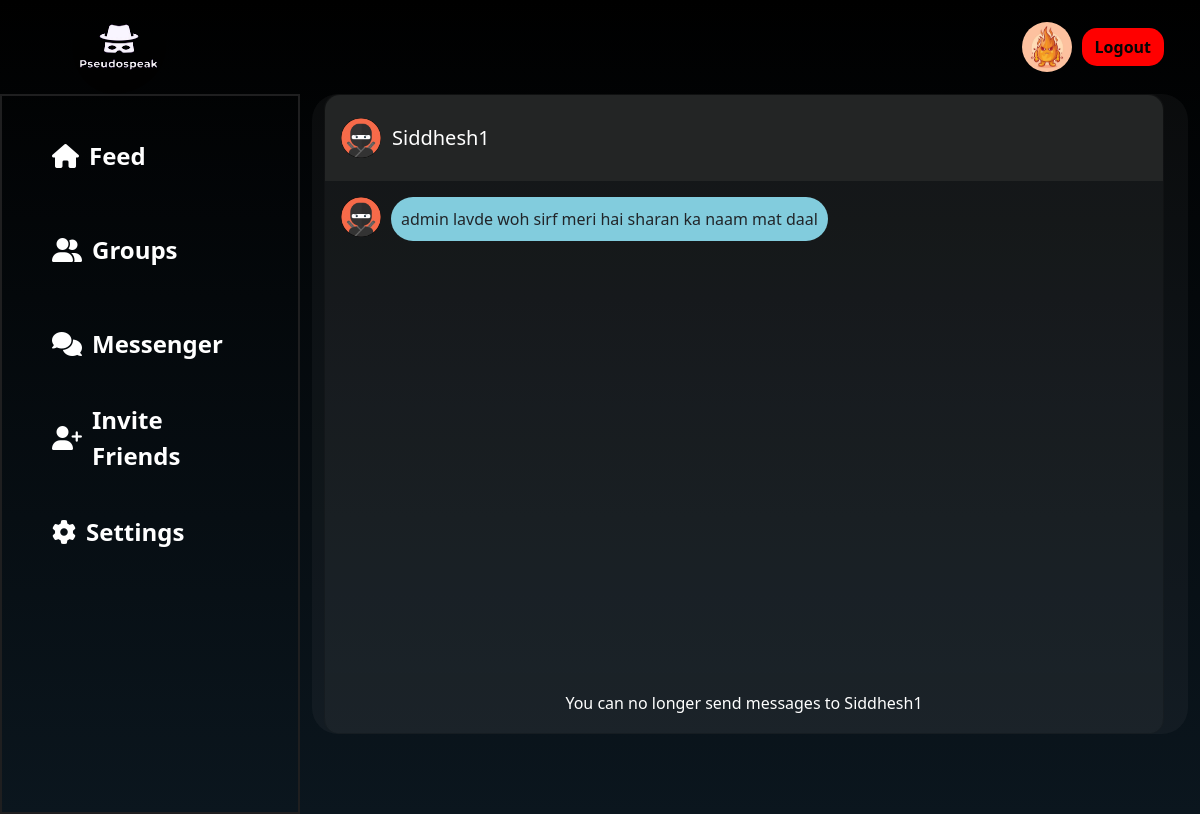
Page /messenger/25/ (signed in) on the earlier database version.
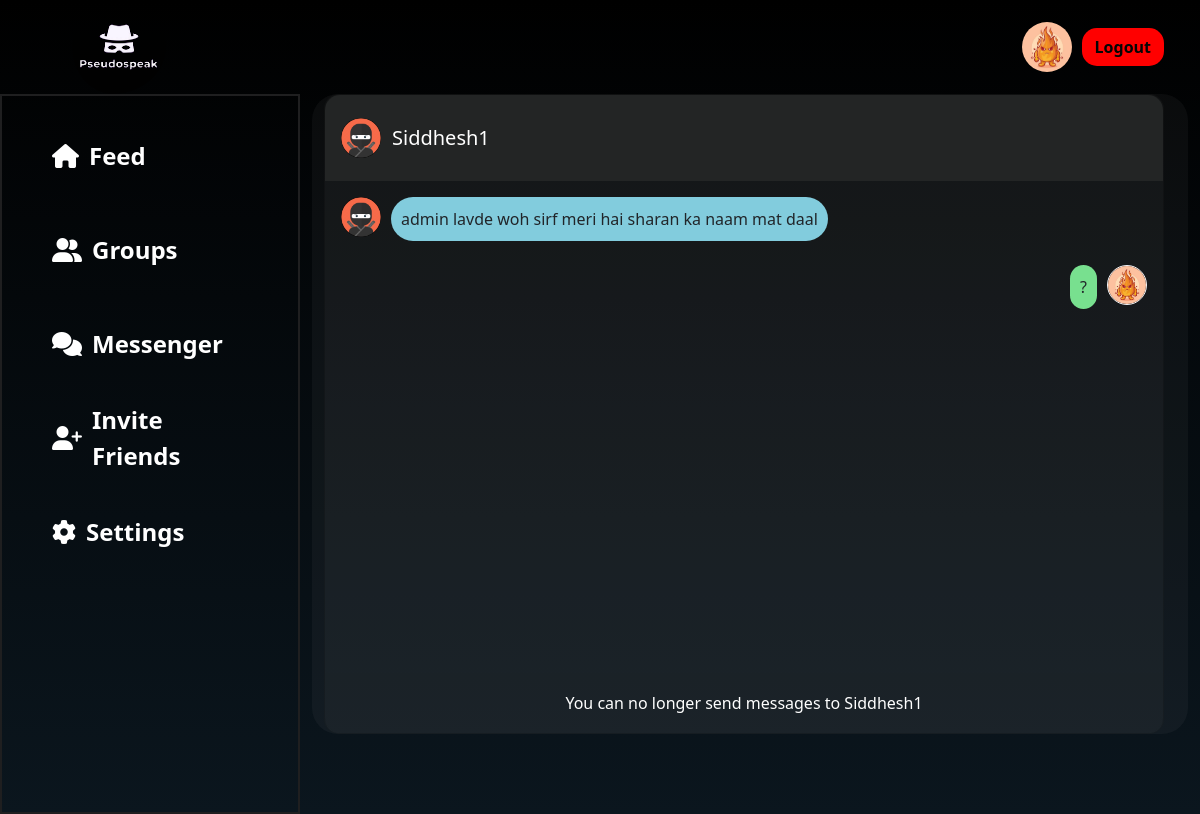
Same page on the later database version.
### main/models.py (models this page shows, shortened)
class Profile(models.Model):
    user=models.OneToOneField(User,null=True,on_delete=models.CASCADE)
    blocked_user=models.ManyToManyField(User,related_name="block_users",blank=True)
    profile_img=models.ImageField(null=True,blank=True,upload_to='images/')
    bio=models.CharField(null=True,max_length=51)
    follow=models.ManyToManyField(User,related_name='follow',blank=True)
    following=models.ManyToManyField(User,related_name='following',blank=True)

### conversation/models.py (models this page shows, shortened)
class ConversationMessage(models.Model):
    conversation = models.ForeignKey(Conversation, related_name='messages', on_delete=models.CASCADE)
    content = models.TextField()
    created_at = models.DateTimeField(auto_now_add=True)
    created_by = models.ForeignKey(User, related_name='created_messages', on_delete=models.CASCADE)
    class Meta:
        ordering = ('created_at',)
    def decrypt_message(self):  # Replace with your actual secret key
        try:
            message_decrypted=f.decrypt(self.content)
            message_decoded=message_decrypted.decode('utf-8')
            return message_decoded
        except Exception as e:
            print(f"InvalidToken exception: {e.__cause__}")
            return "Invalid decryption token"

### main/views.py (the view)
# urls.py: path("messenger/<int:conversation_id>/",views.conversation,name='conversation'),
@login_required(login_url="login_or_signup_view")
def conversation(request, conversation_id):
    conversation = Conversation.objects.filter(members=request.user).get(
        pk=conversation_id
    )
    conversation_message = ConversationMessage.objects.filter(conversation=conversation)
    return render(
        request,
        "conversation/conversation.html",
        {"conversation": conversation, "conversation_messages": conversation_message},
    )

### conversation/templates/conversation/conversation.html (shortened to what the changed rows need)
{% load static %}
<!DOCTYPE html>
<html lang="en">
  <head>
    <link
      href="https://cdn.jsdelivr.net/npm/bootstrap@5.3.1/dist/css/bootstrap.min.css"
      rel="stylesheet"
    />
    <link rel="stylesheet" href="{% static 'main/css/index.css' %}" />
  </head>
  <body>
    <div class="container-fluid">
      <div class="row content-1">
        <div class="col-9 chat-container">
          <div class="card">
            {% for m in conversation.members.all %}
            {% if m != request.user%}
            <div class="card-header msg_head">
              <div class="d-flex bd-highlight">
                <div class="img_cont">
                  <a href="{% url 'dashboard' profileId=m.username %}">
                  <img src="{{m.profile.profile_img.url}}" style="width: 40px" />
                </a>
                </div>
                <div class="user_info">
                  <span>{{m.username}}</span>
                </div>
              </div>
            </div>
            {% endif %}
          {% endfor %}
            <div class="card-body msg_card_body">
              {% for message in conversation_messages %}
                {% if message.created_by != request.user %}
              <div class="d-flex justify-content-start mb-4">
                <div class="img_cont_msg">
                  <img src="{{ message.created_by.profile.profile_img.url }}" />
                </div>
                <div class="msg_cotainer">{{ message.decrypt_message }}</div>
              </div>
              {% else %}
              <div class="d-flex justify-content-end mb-4">
                <div class="msg_cotainer_send">{{ message.decrypt_message }}</div>
                <div class="img_cont_msg">
                  <img
                    src="{{ message.created_by.profile.profile_img.url }}"
                    class="rounded-circle user_img_msg"
                  />
                </div>
              </div>
              {% endif %}
            {% endfor %}
            </div>
            <div class="card-footer">
              <div class="input-group">
                {% for m in conversation.members.all %}
                {% if m != request.user %}
                {% if m in request.user.profile.blocked_user.all %}
                <p style="color: white; margin: 10px auto;">You can no longer send messages to {{m.username}}</p>
                {% else %}
                  <input
                    type="text"
                    class="message-input-1"
                    placeholder="Your message..."/>
                  <button class="msg-button-1"><i class="fa-solid fa-paper-plane"></i></button>
                  {% endif %}
                {% endif %}
                {% endfor %}
              </div>
            </div>
          </div>
        </div>
      </div>
    </div>
  </body>
</html>

Differences in the rows shown:
added ConversationMessage: decrypt_message "?", created_by.profile.profile_img (picture)
